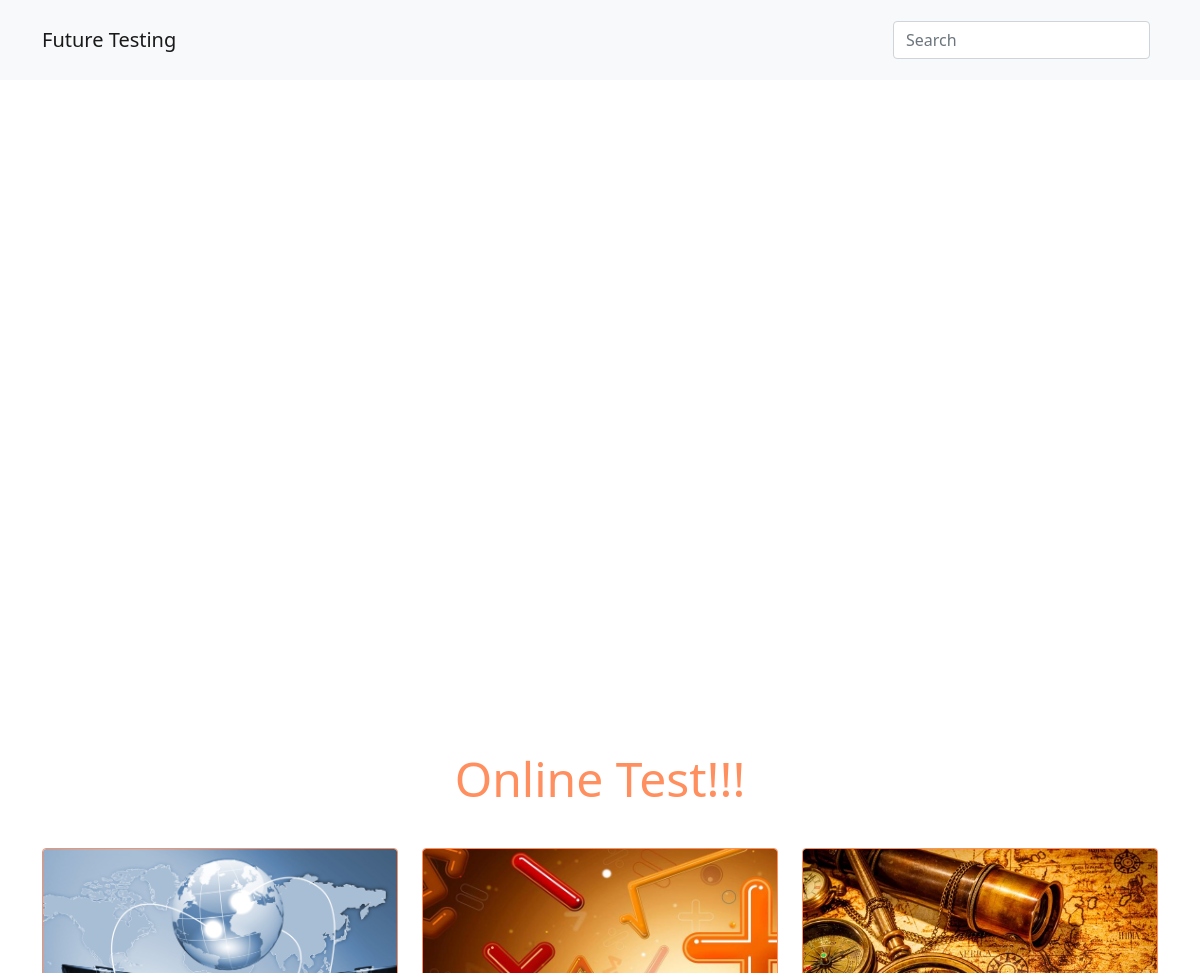
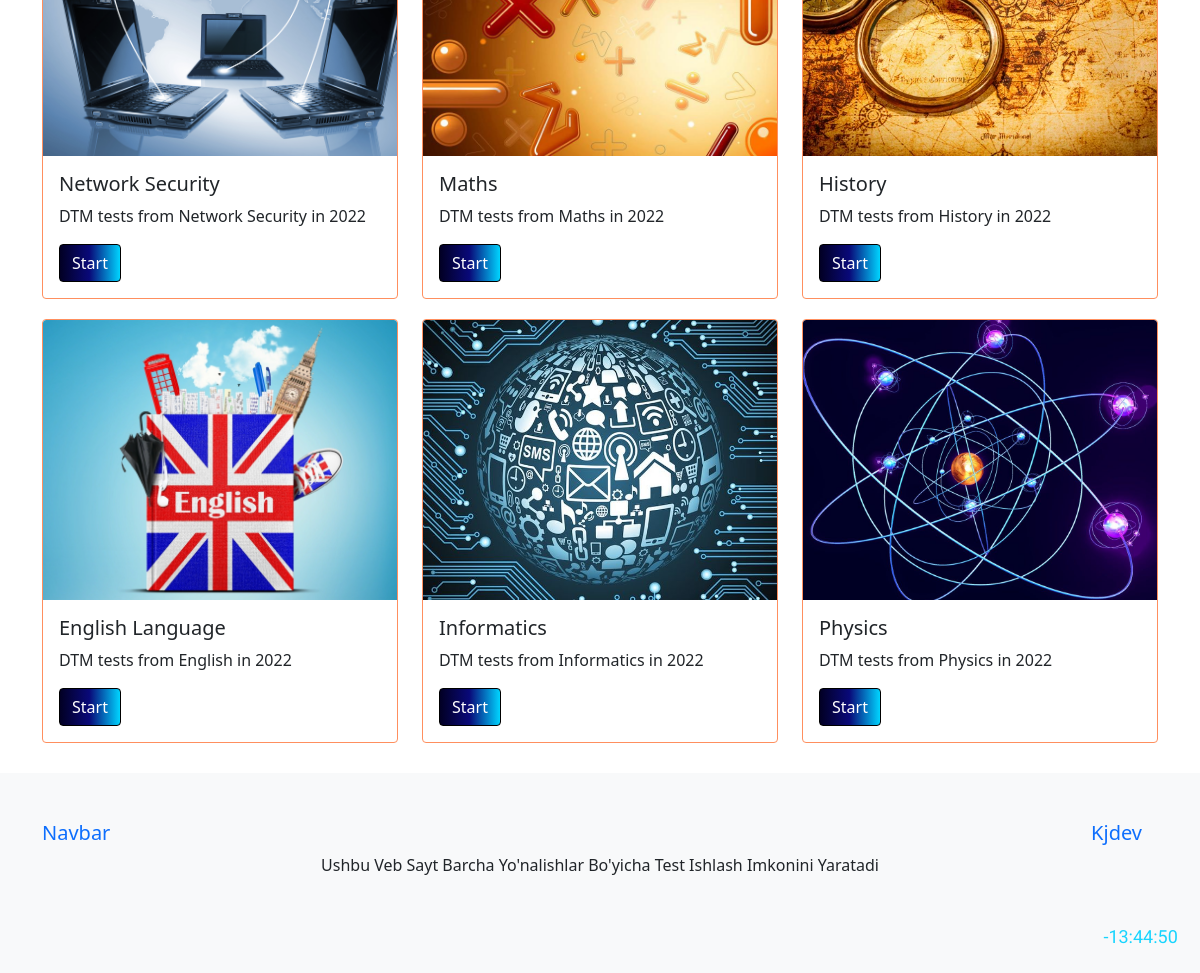
The page / on the database its author committed (2 pictures, top to bottom).
### app/models.py (models this page shows, shortened)
class Subject(models.Model):
    name:str = models.CharField(max_length=100)
    image = models.ImageField(upload_to='subjects/', blank=True)
    description:str = models.TextField()

### app/views.py (the view)
# urls.py: path('',home),
def home(request):
    print(request.method)
    if request.method == 'GET':
        subjects: list[Subject] = Subject.objects.all()
        return render(request,'index.html',{
            "subjects": subjects,
        })

### templates/index.html (shortened to what this page needs)
{% load static %}
<!DOCTYPE html>
<html lang="en">
<head>
    <link href="https://cdn.jsdelivr.net/npm/bootstrap@5.0.2/dist/css/bootstrap.min.css" rel="stylesheet"
>
    <link rel="stylesheet" href="/static/style.css">
</head>
<body>
    <header class="header">
        <nav class="navbar navbar-light bg-light">
            <div class="container">
                <a class="navbar-brand">Future Testing</a>
                <form class="d-flex">
                    <input class="form-control me-2" type="search" placeholder="Search" aria-label="Search">
                </form>
            </div>
        </nav>
        <div class="header_content">
            <div class="clock">
                <div id="MyClockDisplay" class="clock_block" onload="showTime()"></div>
            </div>
        </div>
    </header>
    <main class="main">
        <div class="section__one">
            <div class="container">
                <div class="row">
                    <h2 class="col-12 section__one-title">Online Test!!!</h2>
                    {% for subject in subjects %}
                    <div class="col-lg-4 col-md-6 col-sm-8 col-12 mx-auto subject">
                        <div class="card" style="width: 100%;">
                            <img class="card-img-top" src="media/{{ subject.image }}" alt="Card image cap">
                            <div class="card-body">
                                <h5 class="card-title">{{ subject.name }}</h5>
                                <p class="card-text">{{ subject.description }}</p>
                                <a href="/test/{{ subject.id }}" class="btn card-body-btn">Start</a>
                            </div>
                        </div>
                    </div>
                    {% endfor %}
                </div>
            </div>
        </div>
    </main>
    <footer class="footer">
            <div class="container">
                <div class="footer_nav col-12">
                    <a class="navbar-brand" href="#">Navbar</a>
                    <a class="navbar-brand" target="_blank" href="https:kjdev.uz">Kjdev</a>
                </div>
                <div class="footer_main" >
                    <p>Ushbu Veb Sayt Barcha Yo'nalishlar Bo'yicha Test Ishlash Imkonini Yaratadi</p>
                </div>
            </div>
    </footer>
</body>
</html>

### static/style.css (style rules this page uses)
* { margin: 0; padding: 0; -webkit-box-sizing: border-box; box-sizing: border-box; }
.navbar { height: 10vh; width: 100%; position: fixed !important; z-index: 99; }
.header_content { height: 85vh; background: url("/media/header3.jpg") center no-repeat; background-attachment: fixed; }
.section__one-title { text-align: center; font-size: 48px; color: #ff8f5e; padding-top: 70px; margin-bottom: 30px; }
.section__one .card { margin-top: 10px; margin-bottom: 10px; border: 1px solid #ff8f5e; -webkit-transition: 0.3s; transition: 0.3s; overflow: hidden; }
.section__one .card-img-top { -webkit-transition: 0.3s; transition: 0.3s; height: 280px; object-fit: cover; }
.section__one .card-body-btn { color: #fff; border: 1px solid #000; background: #020024; background: -webkit-gradient( linear, left top, right top, from(#020024), color-stop(49%, #090979), to(#00d4ff) ); background: linear-gradient(90deg, #020024 0%, #090979 49%, #00d4ff 100%); -webkit-transition: 0.3s; transition: 0.3s; }
.footer { background: #f8f9fa !important; padding-top: 40px; padding-bottom: 80px; margin-top: 20px; }
.footer_nav { display: -webkit-box; display: -ms-flexbox; display: flex; -webkit-box-pack: justify; -ms-flex-pack: justify; justify-content: space-between; width: 100%; }
.footer_main { text-align: center; font-size: 16px; margin: auto; }
.clock { position: fixed; bottom: 10px; right: -15px; -webkit-transform: translateX(-50%) translateY(-50%); transform: translateX(-50%) translateY(-50%); color: #17d4fe; font-size: 14px; letter-spacing: 0px; text-transform: capitalize; }
.clock_block { font-size: 18px; font-family: "Red Hat Display", sans-serif; }

### rows shown on the page
Subject: image (picture), name "Network Security", description "DTM tests from Network Security in 2022"
Subject: image (picture), name "Maths", description "DTM tests from Maths in 2022"
Subject: image (picture), name "History", description "DTM tests from History in 2022"
Subject: image (picture), name "English Language", description "DTM tests from English in 2022"
Subject: image (picture), name "Informatics", description "DTM tests from Informatics in 2022"
Subject: image (picture), name "Physics", description "DTM tests from Physics in 2022"
